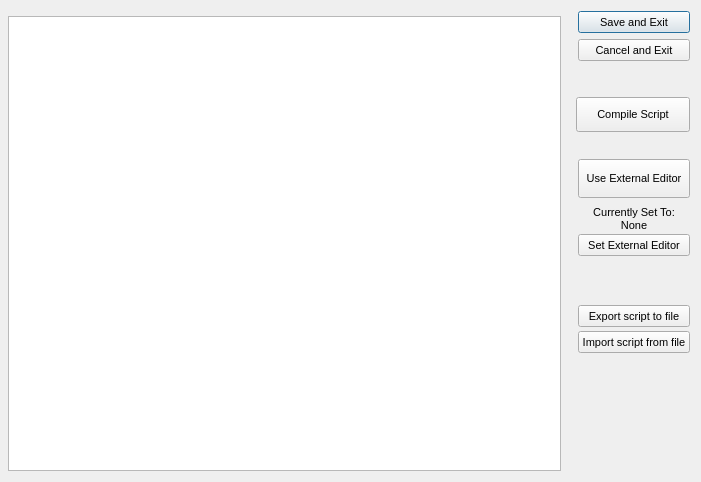
<?xml version="1.0"?>
<ui version="4.0">
  <class>ScriptEditorDialog</class>
  <widget class="QDialog" name="IDD_SCRIPTEDITOR">
    <property name="geometry">
      <rect>
        <x>0</x>
        <y>0</y>
        <width>701</width>
        <height>482</height>
      </rect>
    </property>
    <property name="windowTitle">
      <string>OSIRIS Editor</string>
    </property>
    <property name="font">
      <font>
        <family>Liberation Sans</family>
        <pointsize>8</pointsize>
        <bold>false</bold>
        <italic>false</italic>
      </font>
    </property>
    <property name="enabled">
      <bool>true</bool>
    </property>
    <property name="windowFlags">
      <set>Qt::WindowMinimizeButtonHint|Qt::Dialog|Qt::WindowCloseButtonHint</set>
    </property>
    <property name="minimumSize">
      <size>
        <width>701</width>
        <height>482</height>
      </size>
    </property>
    <property name="maximumSize">
      <size>
        <width>701</width>
        <height>482</height>
      </size>
    </property>
    <widget class="QPushButton" name="IDOK">
      <property name="geometry">
        <rect>
          <x>578</x>
          <y>11</y>
          <width>112</width>
          <height>22</height>
        </rect>
      </property>
      <property name="text">
        <string>Save and Exit</string>
      </property>
      <property name="visible">
        <bool>true</bool>
      </property>
      <property name="enabled">
        <bool>true</bool>
      </property>
      <property name="default">
        <bool>true</bool>
      </property>
      <property name="autoDefault">
        <bool>true</bool>
      </property>
    </widget>
    <widget class="QLabel" name="IDC_SCRMOD_BOX">
      <property name="geometry">
        <rect>
          <x>8</x>
          <y>16</y>
          <width>553</width>
          <height>455</height>
        </rect>
      </property>
      <property name="visible">
        <bool>true</bool>
      </property>
      <property name="enabled">
        <bool>true</bool>
      </property>
      <property name="alignment">
        <set>Qt::AlignHCenter</set>
      </property>
    </widget>
    <widget class="QTextEdit" name="IDC_SCRIPVIEW">
      <property name="geometry">
        <rect>
          <x>8</x>
          <y>16</y>
          <width>553</width>
          <height>455</height>
        </rect>
      </property>
      <property name="visible">
        <bool>true</bool>
      </property>
      <property name="enabled">
        <bool>true</bool>
      </property>
      <property name="tabChangesFocus">
        <bool>false</bool>
      </property>
    </widget>
    <widget class="QPushButton" name="IDCANCEL">
      <property name="geometry">
        <rect>
          <x>578</x>
          <y>39</y>
          <width>112</width>
          <height>22</height>
        </rect>
      </property>
      <property name="text">
        <string>Cancel and Exit</string>
      </property>
      <property name="visible">
        <bool>true</bool>
      </property>
      <property name="enabled">
        <bool>true</bool>
      </property>
      <property name="default">
        <bool>false</bool>
      </property>
      <property name="autoDefault">
        <bool>false</bool>
      </property>
    </widget>
    <widget class="QPushButton" name="IDC_SCRIPT_COMPILE">
      <property name="geometry">
        <rect>
          <x>576</x>
          <y>97</y>
          <width>114</width>
          <height>35</height>
        </rect>
      </property>
      <property name="text">
        <string>Compile Script</string>
      </property>
      <property name="visible">
        <bool>true</bool>
      </property>
      <property name="enabled">
        <bool>true</bool>
      </property>
      <property name="default">
        <bool>false</bool>
      </property>
      <property name="autoDefault">
        <bool>false</bool>
      </property>
    </widget>
    <widget class="QPushButton" name="IDC_USE_EXTERNAL">
      <property name="geometry">
        <rect>
          <x>578</x>
          <y>159</y>
          <width>112</width>
          <height>39</height>
        </rect>
      </property>
      <property name="text">
        <string>Use External Editor</string>
      </property>
      <property name="visible">
        <bool>true</bool>
      </property>
      <property name="enabled">
        <bool>true</bool>
      </property>
      <property name="default">
        <bool>false</bool>
      </property>
      <property name="autoDefault">
        <bool>false</bool>
      </property>
    </widget>
    <widget class="QLabel" name="IDC_STATIC">
      <property name="geometry">
        <rect>
          <x>578</x>
          <y>206</y>
          <width>112</width>
          <height>13</height>
        </rect>
      </property>
      <property name="text">
        <string>Currently Set To:</string>
      </property>
      <property name="visible">
        <bool>true</bool>
      </property>
      <property name="enabled">
        <bool>true</bool>
      </property>
      <property name="alignment">
        <set>Qt::AlignHCenter</set>
      </property>
    </widget>
    <widget class="QLabel" name="IDC_SCRIPTEXTERNAL">
      <property name="geometry">
        <rect>
          <x>578</x>
          <y>219</y>
          <width>112</width>
          <height>13</height>
        </rect>
      </property>
      <property name="text">
        <string>None</string>
      </property>
      <property name="visible">
        <bool>true</bool>
      </property>
      <property name="enabled">
        <bool>true</bool>
      </property>
      <property name="alignment">
        <set>Qt::AlignHCenter</set>
      </property>
    </widget>
    <widget class="QPushButton" name="IDC_SET_EXTERNAL_VIEWER">
      <property name="geometry">
        <rect>
          <x>578</x>
          <y>234</y>
          <width>112</width>
          <height>22</height>
        </rect>
      </property>
      <property name="text">
        <string>Set External Editor</string>
      </property>
      <property name="visible">
        <bool>true</bool>
      </property>
      <property name="enabled">
        <bool>true</bool>
      </property>
      <property name="default">
        <bool>false</bool>
      </property>
      <property name="autoDefault">
        <bool>false</bool>
      </property>
    </widget>
    <widget class="QPushButton" name="ID_SCRIPTEDITOR_EXPORT">
      <property name="geometry">
        <rect>
          <x>578</x>
          <y>305</y>
          <width>112</width>
          <height>22</height>
        </rect>
      </property>
      <property name="text">
        <string>Export script to file</string>
      </property>
      <property name="visible">
        <bool>true</bool>
      </property>
      <property name="enabled">
        <bool>true</bool>
      </property>
      <property name="default">
        <bool>false</bool>
      </property>
      <property name="autoDefault">
        <bool>false</bool>
      </property>
    </widget>
    <widget class="QPushButton" name="ID_SCRIPTEDITOR_IMPORT">
      <property name="geometry">
        <rect>
          <x>578</x>
          <y>331</y>
          <width>112</width>
          <height>22</height>
        </rect>
      </property>
      <property name="text">
        <string>Import script from file</string>
      </property>
      <property name="visible">
        <bool>true</bool>
      </property>
      <property name="enabled">
        <bool>true</bool>
      </property>
      <property name="default">
        <bool>false</bool>
      </property>
      <property name="autoDefault">
        <bool>false</bool>
      </property>
    </widget>
  </widget>
</ui>
